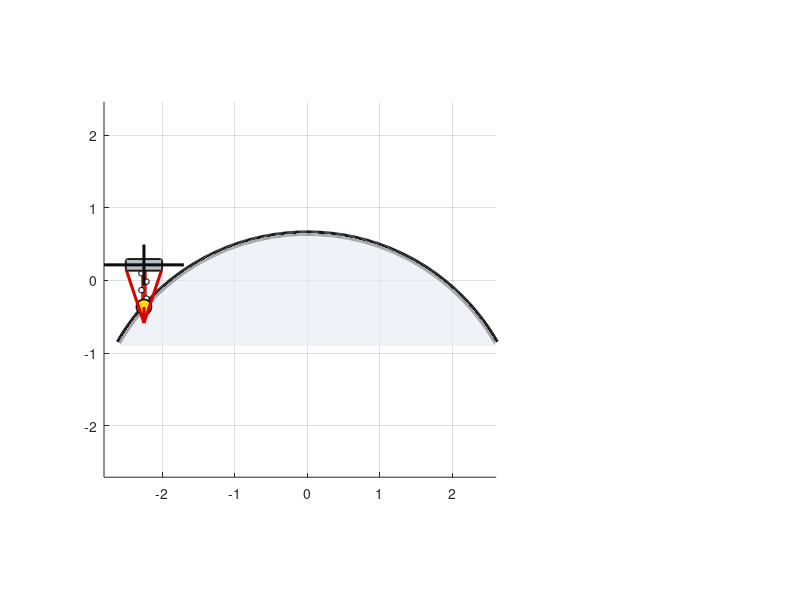

This figure's MATLAB source: (Note: this script raises an error after producing the figure.)
%% UAV-UT Curved Surface Visual Simulation
% Contact force constrained to 3-6 N and probe angle swept from -30 to +30 deg
% Output: visual animation + contact force + probe angle + UT quality dashboard

clear; clc; close all;

%% Simulation parameters
T = 12;
dt = 0.03;
t = 0:dt:T;
N = numel(t);

R = 3.0;
scan_length = 4.5;

probe_length = 0.75;
standoff = 0.58;

F_min = 3.0;              % lower acceptable contact force [N]
F_max = 6.0;              % upper acceptable contact force [N]
F_target = 4.5;           % centre target force [N]

theta_min = -30;          % lower angle limit [deg]
theta_max = 30;           % upper angle limit [deg]

%% Flipped curved aircraft surface: convex upper fuselage
x = linspace(-scan_length/2, scan_length/2, N);
surface_y = sqrt(R^2 - x.^2) - 2.35;

%% UAV path above surface
uav_y = surface_y + standoff + 0.035*sin(2*pi*1.2*t);

%% Contact force model: constrained inside 3-6 N
F_contact_raw = F_target + 1.25*sin(2*pi*0.55*t) + 0.35*sin(2*pi*1.7*t);
F_contact = min(max(F_contact_raw, F_min), F_max);

%% Probe angle model: swept between -30 and +30 deg
theta = 30*sin(2*pi*0.18*t);

%% UT quality model
% Best quality occurs near F_target and 0 deg angle.
% Quality degrades as force moves away from 4.5 N and angle approaches +/-30 deg.
force_error_norm = abs(F_contact - F_target) ./ ((F_max - F_min)/2);
angle_error_norm = abs(theta) ./ max(abs([theta_min theta_max]));

Q = exp(-0.85*force_error_norm.^2) .* exp(-1.75*angle_error_norm.^2);
Q = max(min(Q,1),0);

%% Numerical summary
fprintf('\n===== UAV-UT QUALITY CHECK =====\n');
fprintf('Contact force range used: %.2f to %.2f N\n', min(F_contact), max(F_contact));
fprintf('Probe angle range used: %.2f to %.2f deg\n', min(theta), max(theta));
fprintf('Mean UT quality: %.3f\n', mean(Q));
fprintf('Minimum UT quality: %.3f\n', min(Q));
fprintf('Maximum UT quality: %.3f\n', max(Q));
fprintf('Good quality percentage Q >= 0.75: %.1f %%\n', 100*mean(Q >= 0.75));
fprintf('Medium quality percentage 0.45 <= Q < 0.75: %.1f %%\n', 100*mean(Q >= 0.45 & Q < 0.75));
fprintf('Poor quality percentage Q < 0.45: %.1f %%\n\n', 100*mean(Q < 0.45));

%% Figure setup
fig = figure('Color','w','Position',[80 80 1320 760]);
set(fig,'Name','UAV-Based Ultrasonic Probe Contact Simulation');

for i = 1:N

    clf;

    %% Main scene
    subplot(2,3,[1 2 4 5]);
    hold on; grid on; axis equal;

    xs = linspace(-2.6,2.6,350);
    ys = sqrt(R^2 - xs.^2) - 2.35;

    % Aircraft fuselage skin
    plot(xs,ys,'Color',[0.05 0.05 0.05],'LineWidth',4);
    fill([xs fliplr(xs)], [ys -0.9*ones(size(ys))], ...
        [0.90 0.93 0.96], 'FaceAlpha',0.65, 'EdgeColor','none');

    drone_x = x(i);
    drone_y = uav_y(i);
    contact_x = drone_x;
    contact_y = surface_y(i);

    % UT quality colour
    if Q(i) >= 0.75
        qcol = [0.00 0.60 0.20];
        qtxt = 'GOOD';
    elseif Q(i) >= 0.45
        qcol = [0.95 0.55 0.05];
        qtxt = 'MEDIUM';
    else
        qcol = [0.85 0.05 0.05];
        qtxt = 'POOR';
    end

    % Inspection trail
    plot(x(1:i), surface_y(1:i), 'Color',[0.1 0.45 0.9], 'LineWidth',2);

    % Probe line
    plot([drone_x contact_x], [drone_y contact_y], ...
        'Color',[0.85 0.10 0.10], 'LineWidth',4);

    % Spring rings on probe
    nSpring = 6;
    sy = linspace(contact_y, drone_y, nSpring);
    for s = 2:nSpring-1
        plot(drone_x + 0.035*(-1)^s, sy(s), 'ko', ...
            'MarkerFaceColor',[0.95 0.95 0.95], 'MarkerSize',4);
    end

    % Contact point
    scatter(contact_x,contact_y,120,'filled', ...
        'MarkerFaceColor',[1.0 0.85 0.05], ...
        'MarkerEdgeColor','k','LineWidth',1.2);

    % Force vector
    quiver(contact_x, contact_y, 0, -0.22*F_contact(i)/F_target, ...
        0, 'Color',[0.85 0 0], 'LineWidth',2.2, 'MaxHeadSize',2);

    % UAV body
    rectangle('Position',[drone_x-0.25, drone_y-0.08, 0.50, 0.16], ...
        'Curvature',0.25, ...
        'FaceColor',[0.72 0.75 0.78], ...
        'EdgeColor',[0.1 0.1 0.1], ...
        'LineWidth',1.4);

    % UAV arms
    plot([drone_x-0.55 drone_x+0.55],[drone_y drone_y], ...
        'Color',[0.05 0.05 0.05],'LineWidth',2.2);
    plot([drone_x drone_x],[drone_y-0.28 drone_y+0.28], ...
        'Color',[0.05 0.05 0.05],'LineWidth',2.2);

    % Rotors
    drawRotor(drone_x-0.55, drone_y, 0.10);
    drawRotor(drone_x+0.55, drone_y, 0.10);
    drawRotor(drone_x, drone_y-0.28, 0.10);
    drawRotor(drone_x, drone_y+0.28, 0.10);

    % UT status beacon
    scatter(drone_x, drone_y+0.45, 240, 'filled', ...
        'MarkerFaceColor', qcol, 'MarkerEdgeColor','k', 'LineWidth',1.1);
    text(drone_x+0.18, drone_y+0.45, ['UT: ' qtxt], ...
        'FontSize',13,'FontWeight','bold','Color',qcol);

    % Dashboard text
    info = sprintf(['Time: %.2f s\n' ...
                    'Contact Force: %.2f N\n' ...
                    'Allowed Force: %.1f-%.1f N\n' ...
                    'Probe Angle: %.2f deg\n' ...
                    'Allowed Angle: %.0f to %.0f deg\n' ...
                    'UT Quality: %.2f'], ...
                    t(i), F_contact(i), F_min, F_max, theta(i), theta_min, theta_max, Q(i));

    text(-2.85, 1.18, info, ...
        'FontSize',11, ...
        'BackgroundColor',[1 1 1 0.90], ...
        'EdgeColor',[0.75 0.75 0.75], ...
        'Margin',8);

    xlabel('Aircraft Surface X [m]');
    ylabel('Height [m]');
    title('UAV-Based Ultrasonic Probe Contact on Curved Aircraft Surface', ...
        'FontSize',14,'FontWeight','bold');

    xlim([-3.1 3.1]);
    ylim([-0.9 1.72]);

    %% Force plot
    subplot(3,3,3);
    plot(t(1:i),F_contact(1:i),'LineWidth',1.8,'Color',[0.1 0.25 0.75]);
    hold on;
    yline(F_min,'--','3 N lower','LineWidth',1.1);
    yline(F_target,'-','4.5 N target','LineWidth',1.2);
    yline(F_max,'--','6 N upper','LineWidth',1.1);
    grid on;
    xlabel('Time [s]');
    ylabel('Force [N]');
    title('Contact Force: 3-6 N');
    xlim([0 T]);
    ylim([2.5 6.5]);

    %% Angle plot
    subplot(3,3,6);
    plot(t(1:i),theta(1:i),'LineWidth',1.8,'Color',[0.55 0.15 0.75]);
    hold on;
    yline(theta_min,'--','-30 deg','LineWidth',1.1);
    yline(0,'-','0 deg','LineWidth',1.0);
    yline(theta_max,'--','+30 deg','LineWidth',1.1);
    grid on;
    xlabel('Time [s]');
    ylabel('Angle [deg]');
    title('Probe Angle: -30 to +30 deg');
    xlim([0 T]);
    ylim([-35 35]);

    %% UT quality plot
    subplot(3,3,9);
    plot(t(1:i),Q(1:i),'LineWidth',1.8,'Color',[0.0 0.55 0.22]);
    hold on;
    yline(0.75,'--','Good limit');
    yline(0.45,'--','Poor limit');
    grid on;
    xlabel('Time [s]');
    ylabel('Quality Index');
    title('UT Signal Quality');
    xlim([0 T]);
    ylim([0 1.05]);

    drawnow;
end

%% Final force-angle quality map
figure('Color','w','Position',[150 120 900 620]);
force_grid = linspace(F_min,F_max,120);
angle_grid = linspace(theta_min,theta_max,120);
[FG,AG] = meshgrid(force_grid,angle_grid);

FE_norm = abs(FG - F_target) ./ ((F_max - F_min)/2);
AE_norm = abs(AG) ./ max(abs([theta_min theta_max]));
Qmap = exp(-0.85*FE_norm.^2).*exp(-1.75*AE_norm.^2);

contourf(FG,AG,Qmap,24,'LineColor','none');
colorbar;
hold on;
plot(F_contact,theta,'w','LineWidth',1.6);
xlabel('Contact Force [N]');
ylabel('Probe Angle [deg]');
title('UT Quality Map for Contact Force 3-6 N and Angle -30 to +30 deg');
grid on;

%% Local function
function drawRotor(cx,cy,r)
    ang = linspace(0,2*pi,60);
    plot(cx + r*cos(ang), cy + r*sin(ang), ...
        'Color',[0.1 0.35 0.95],'LineWidth',1.4);
    fill(cx + r*cos(ang), cy + r*sin(ang), ...
        [0.75 0.85 1.0], 'FaceAlpha',0.45, 'EdgeColor','none');
end
